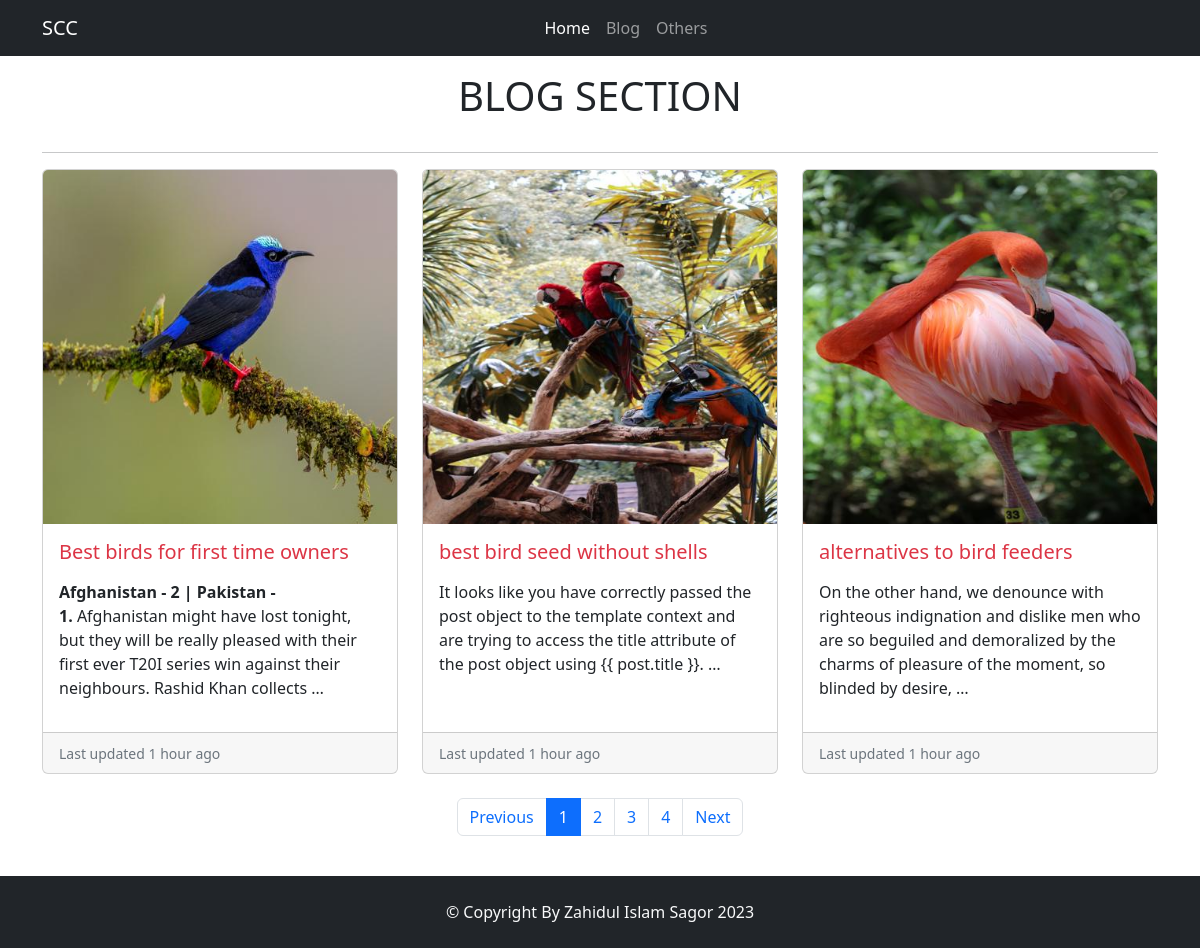
Screenshot of /blog/ with the database file from the repository.
### blog/models.py (models this page shows, shortened)
class Post(models.Model):
    STATUS = [('draft', 'Draft'), ('publish', 'Publish')]
    title = models.CharField(max_length=200)
    slug = models.SlugField(unique=True, blank = True, null = True)
    content = RichTextUploadingField()
    created_post = models.DateTimeField(auto_now_add = True)
    update_post = models.DateField(auto_now = True)
    category = models.ForeignKey(Category, on_delete=models.CASCADE)
    status = models.CharField(max_length=10, choices=STATUS, default='draft')
    featured = models.ImageField(upload_to='blogs/', blank=True, null=True)
    meta_title = models.CharField(max_length=200, blank=True, null=True)
    meta_des = models.TextField(blank=True, null=True)
    class Meta:
        verbose_name_plural = 'All Post'

### blog/views.py (the view)
# urls.py: path('blog/', views.Blog, name='blog'),
def Blog(request):
    quaryset = Post.objects.filter(status='publish').order_by('-created_post')
    per_page = 3
    paginator = Paginator(quaryset, per_page)
    page_number = request.GET.get('page')
    Dinamic_post = paginator.get_page(page_number)
    context = {'Dinamic_post':Dinamic_post}
    return render(request, 'blog/blog.html', context)

### templates/blog/blog.html
{% extends 'blog/base.html' %}
{% block content %}
<div class="container">
    <h1 class="text-center py-3">BLOG SECTION</h1>
    <hr>
    <div class="row row-cols-1 row-cols-md-3 g-4">
        {% for section in Dinamic_post %}
        <div class="col">
          <div class="card h-100">
            <img src="{% if section.featured %}{{section.featured.url}}{% endif %}" class="card-img-top" alt="...">
            <div class="card-body">
              <h5 class="card-title"><a href="{% url 'single_post' section.slug %}" class="text-decoration-none text-danger">{{section.title}}</a></h5>
              <p class="card-text">{{section.content|truncatewords:30|safe}}</div>
            <div class="card-footer">
              <small class="text-muted">Last updated {{section.update_post|timesince}} ago</small>
            </div>
          </div>
        </div>
        {% endfor %}
    </div>
    <nav aria-label="page navigation example" class="py-4">
      <ul class="pagination justify-content-center">
        {% if Dinamic_post.has_previous %}
        <li class="page-item">
          <a class="page-link" href="?page={{Dinamic_post.previous_page_number}}">Previous</a>
        </li>
        {% else %}
        <li class="page-item disable">
          <a class="page-link">Previous</a>
        </li>
        {% endif %}
        {% for i in Dinamic_post.paginator.page_range  %}
        {% if Dinamic_post.number == i %}
        <li class="page-item active"><a class="page-link" href="?page={{i}}">{{i}}</a>
        {% else %}
        <li class="page-item"><a class="page-link" href="?page={{i}}">{{i}}</a>
        {% endif %}
        {% endfor %}
        {% if Dinamic_post.has_next %}
        <li class="page-item">
          <a class="page-link" href="?page={{Dinamic_post.next_page_number}}">Next</a>
        </li>
        {% else %}
        <li class="page-item disable">
          <a class="page-link">Next</a>
        </li>
        {% endif %}
      </ul>
    </nav>
</div>
{% endblock content %}

### templates/blog/base.html (shortened to what this page needs)
<!doctype html>
<html lang="en">
  <head>
    <link href="https://cdn.jsdelivr.net/npm/bootstrap@5.2.3/dist/css/bootstrap.min.css" rel="stylesheet">
  </head>
  <body class="d-flex flex-column min-vh-100">
    <nav class="navbar navbar-expand-lg bg-dark navbar-dark">
      <div class="container">
          <a class="navbar-brand" href="{% url 'home' %}">SCC</a>
          <div class="collapse navbar-collapse" id="navbarSupportedContent">
              <ul class="navbar-nav mx-auto mb-2 mb-lg-0 justify-content-center">
                  <li class="nav-item">
                      <a class="nav-link active" aria-current="page" href="{% url 'home' %}">Home</a>
                  </li>
                  <li class="nav-item">
                      <a class="nav-link" href="{% url 'blog' %}">Blog</a>
                  </li>
                  <li class="nav-item">
                      <a class="nav-link" href="{% url 'tools' %}">Others</a>
                  </li>
              </ul>
          </div>
      </div>
  </nav>
    {% block content %}
    {% endblock content %}
    <footer class="mt-auto mt-5">
      <div class="bg-dark text-light text-center py-4">
        &copy; Copyright By Zahidul Islam Sagor 2023
      </div>
    </footer>
  </body>
</html>

### rows the page displays
Post: featured (picture), title "Best birds for first time owners", content "Afghanistan - 2 | Pakistan - 1. Afghanistan might have lost tonight, but they will be really pleased with their first ever T20I series win against their neighbours. Rashid Khan collects …", update_post "1 hour"
Post: featured (picture), title "best bird seed without shells", content "It looks like you have correctly passed the post object to the template context and are trying to access the title attribute of the post object using {{ post.title }}. …", update_post "1 hour"
Post: featured (picture), title "alternatives to bird feeders", content "On the other hand, we denounce with righteous indignation and dislike men who are so beguiled and demoralized by the charms of pleasure of the moment, so blinded by desire, …", update_post "1 hour"

### other values shown
{{ i }} "1"
{{ i }} "2" "3" "4"
